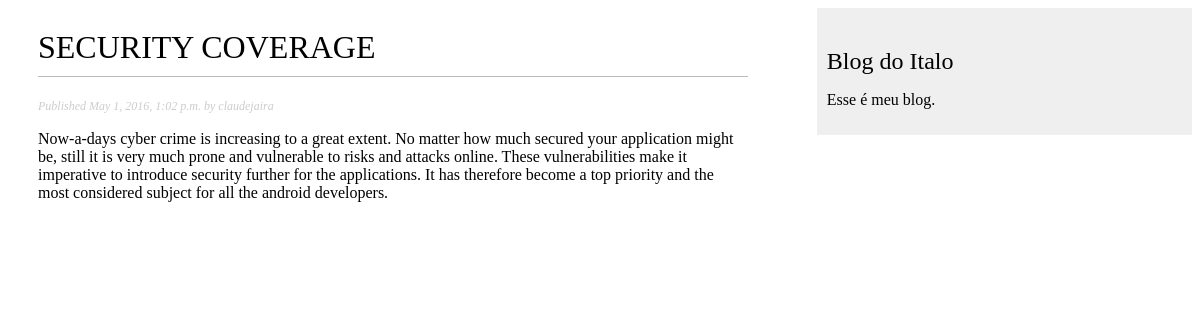
/blog/2016/05/01/security-coverage/, run on the app's committed database.
### blog/models.py (models this page shows, shortened)
class Post(models.Model):
    STATUS_CHOICES = (
        ('draft', 'Draft'),
        ('published', 'Published'),
    )
    title = models.CharField(max_length=250)
    slug = models.SlugField(max_length=250, unique_for_date='publish')
    author = models.ForeignKey(User, related_name='blog_posts')
    body = models.TextField()
    publish = models.DateTimeField(default=timezone.now)
    created = models.DateTimeField(auto_now_add=True)
    updated = models.DateTimeField(auto_now=True)
    status = models.CharField(max_length=10,
                              choices=STATUS_CHOICES,
                              default='draft')
    class Meta:
        ordering = ('-publish',)
    objects = models.Manager()  # The default manager.
    published = PublishedManager()  # Our custom manager.

### blog/views.py (the view)
def post_detail(request, year, month, day, post):
    post = get_object_or_404(Post, slug=post,
                                   status='published',
                                   publish__year=year,
                                   publish__month=month,
                                   publish__day=day)
    return render(request, 'blog/post/detail.html', {'post': post})

### blog/templates/blog/post/detail.html (shortened to what this page needs)
{% extends "blog/base.html" %}
{% block content %}
    <h1>{{ post.title }}</h1>
    <p class="date">
        Published {{ post.publish }} by {{ post.author }}
    </p>
    {{ post.body|linebreaks }}
{% endblock %}

### blog/static/css/blog.css (style rules this page uses)
h1 { font-weight: normal; border-bottom: 1px solid #bbb; padding: 0 0 10px 0; }
p.date { color: #ccc; font-family: georgia, serif; font-size: 12px; font-style: italic; }

### data on the page
Post: title "SECURITY COVERAGE", publish "May 1, 2016, 1:02 p.m.", author "claudejaira", body "Now-a-days cyber crime is increasing to a great extent. No matter how much secured your application might be, still it is very much prone and vulnerable to risks and attacks online. These vulnerabilities make it imperative to introduce security further for the applications. It has therefore become a top priority and the most considered subject for all the android developers."
